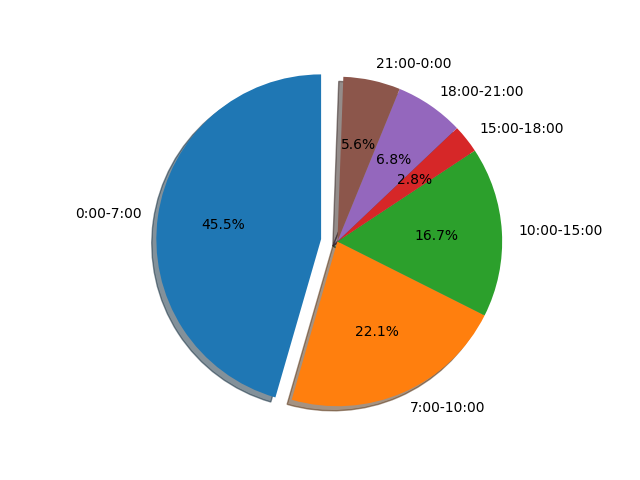

Write Python code to recreate this figure.
import numpy as np
import matplotlib.pyplot as plt

data = np.loadtxt('data.txt')

plt.figure(1)

labels = '0:00-7:00' , '7:00-10:00' ,'10:00-15:00' ,'15:00-18:00' ,'18:00-21:00' ,'21:00-0:00'
explode = (0.1,0,0,0,0,0)
size = [ data[0:27,1].sum() / data[:,1].sum() ,
        data[27:39,1].sum() / data[:,1].sum() ,
        data[39:59,1].sum() / data[:,1].sum() ,
        data[59:71,1].sum() / data[:,1].sum() ,
        data[71:83,1].sum() / data[:,1].sum() ,
        data[83:95,1].sum() / data[:,1].sum()]
plt.pie(size,explode = explode ,labels = labels, autopct = '%1.1f%%', shadow = True , startangle =
        90)
plt.axis('equal')
#plt.savefig("origin wind power use percentage diagram.png")

plt.show()
